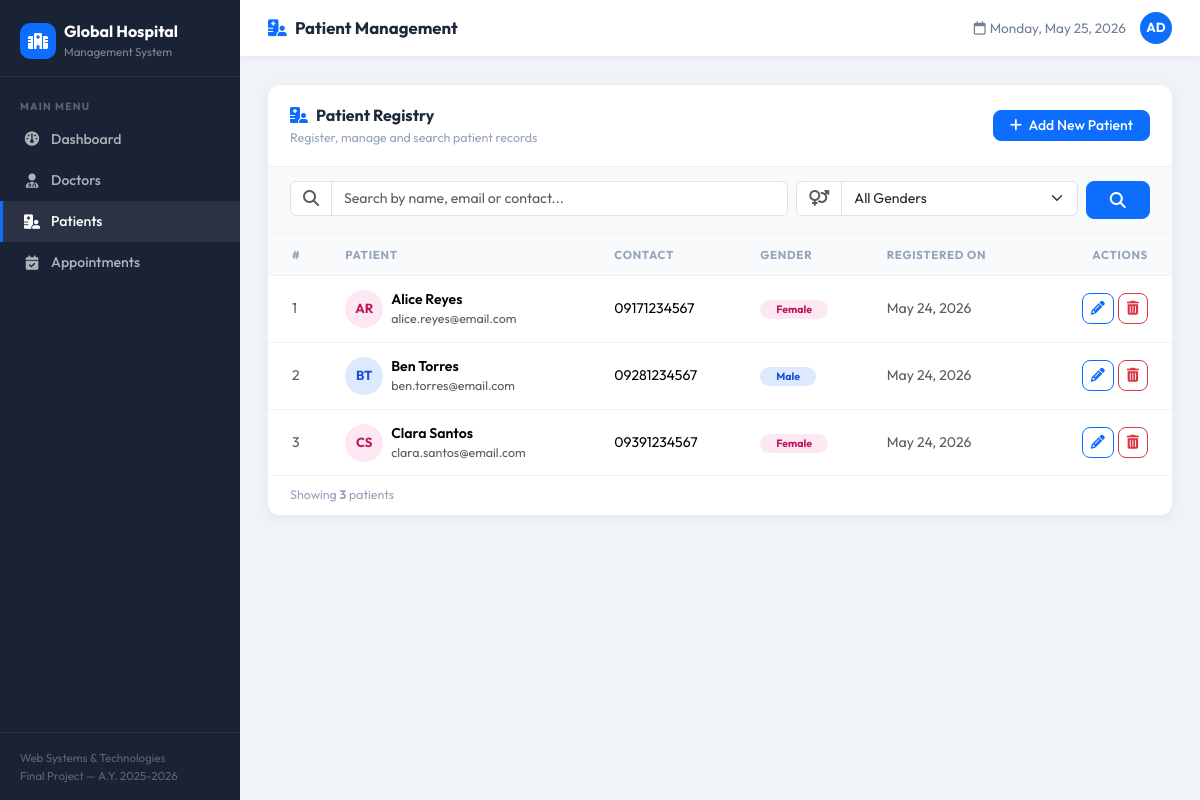
Page /patients/index.php on the committed database.
### tables this page shows
CREATE TABLE `patreg` (
    `id`       int(11)      NOT NULL AUTO_INCREMENT,
    `fname`    varchar(50)  NOT NULL,
    `lname`    varchar(50)  NOT NULL,
    `email`    varchar(100) NOT NULL,
    `password` varchar(255) NOT NULL,
    `contact`  varchar(15)  NOT NULL,
    `gender`   enum('Male','Female','Other') NOT NULL DEFAULT 'Other',
    `created_at` datetime NOT NULL DEFAULT CURRENT_TIMESTAMP,
    PRIMARY KEY (`id`)
);

### patients/index.php (the view, shortened to what this page needs)
<?php
require_once '../includes/db.php';
$search = trim($_GET['search'] ?? '');
$sql = "SELECT * FROM patreg WHERE 1=1";
$params = [];
$sql .= " ORDER BY fname, lname";
$stmt = $pdo->prepare($sql); $stmt->execute($params);
$patients = $stmt->fetchAll();
require_once '../includes/header.php';
?>
<div class="card">
  <div class="card-header">
    <div>
      <div class="card-title"><i class="fa-solid fa-hospital-user text-primary me-2"></i>Patient Registry</div>
      <div class="card-subtitle">Register, manage and search patient records</div>
    </div>
    <a href="/hospital/patients/create.php" class="btn btn-primary btn-sm px-3"><i class="fa-solid fa-plus me-1"></i> Add New Patient</a>
  </div>
  <div class="filter-bar">
    <form method="GET" class="row g-2">
      <div class="col-md-7">
        <div class="input-group">
          <span class="input-group-text"><i class="fa-solid fa-magnifying-glass text-muted"></i></span>
          <input type="text" name="search" class="form-control" placeholder="Search by name, email or contact..." value="<?= htmlspecialchars($search) ?>">
        </div>
      </div>
      <div class="col-md-4">
        <div class="input-group">
          <span class="input-group-text"><i class="fa-solid fa-venus-mars text-muted"></i></span>
          <select name="gender" class="form-select" onchange="this.form.submit()">
            <option value="">All Genders</option>
          </select>
        </div>
      </div>
      <div class="col-md-1"><button type="submit" class="btn btn-primary w-100"><i class="fa-solid fa-magnifying-glass"></i></button></div>
    </form>
  </div>
  <div class="table-responsive">
    <table class="table table-hover mb-0">
      <thead><tr><th class="ps-4">#</th><th>Patient</th><th>Contact</th><th>Gender</th><th>Registered On</th><th class="text-end pe-4">Actions</th></tr></thead>
      <tbody>
        <?php
        $gBg   = ['Male'=>'#dbeafe','Female'=>'#fce7f3','Other'=>'#fef9c3'];
        $gText = ['Male'=>'#1d4ed8','Female'=>'#be185d','Other'=>'#854d0e'];
        if (empty($patients)): ?>
        <tr><td colspan="6" class="text-center py-5"><i class="fa-solid fa-user-slash fa-2x text-muted mb-2 d-block"></i><span class="text-muted">No patients found.</span></td></tr>
        <?php else: foreach ($patients as $i => $p):
          $bg   = $gBg[$p['gender']]   ?? '#f1f5f9';
          $tc   = $gText[$p['gender']] ?? '#64748b';
          $init = strtoupper(substr($p['fname'],0,1).substr($p['lname'],0,1)); ?>
        <tr>
          <td class="ps-4 text-muted"><?= $i+1 ?></td>
          <td>
            <div class="d-flex align-items-center gap-2">
              <div class="avatar" style="background:<?= $bg ?>;color:<?= $tc ?>;"><?= htmlspecialchars($init) ?></div>
              <div><div class="fw-semibold"><?= htmlspecialchars($p['fname'].' '.$p['lname']) ?></div><div class="text-muted" style="font-size:0.78rem;"><?= htmlspecialchars($p['email']) ?></div></div>
            </div>
          </td>
          <td><?= htmlspecialchars($p['contact']) ?></td>
          <td><span class="badge rounded-pill px-3 py-1" style="background:<?= $bg ?>;color:<?= $tc ?>;"><?= htmlspecialchars($p['gender']) ?></span></td>
          <td class="text-muted"><?= date('M j, Y', strtotime($p['created_at'])) ?></td>
          <td class="text-end pe-4">
            <div class="d-inline-flex gap-1">
              <a href="/hospital/patients/edit.php?id=<?= $p['id'] ?>" class="btn btn-sm btn-outline-primary"><i class="fa-solid fa-pencil"></i></a>
              <button class="btn btn-sm btn-outline-danger" data-delete-url="/hospital/patients/delete.php?id=<?= $p['id'] ?>" data-delete-name="<?= htmlspecialchars($p['fname'].' '.$p['lname']) ?>"><i class="fa-solid fa-trash-can"></i></button>
            </div>
          </td>
        </tr>
        <?php endforeach; endif; ?>
      </tbody>
    </table>
  </div>
  <?php if (!empty($patients)): ?>
  <div class="card-footer-note">Showing <strong><?= count($patients) ?></strong> patient<?= count($patients)!==1?'s':'' ?></div>
  <?php endif; ?>
</div>
<?php require_once '../includes/footer.php'; ?>

### includes/header.php (style rules this page uses)
:root { --primary:#0d6efd;--sidebar-bg:#1a2236;--sidebar-width:240px }
* { box-sizing:border-box }
body { font-family:'Outfit',sans-serif;background:#f0f4f8;color:#2b3a4a;margin:0 }
.card { background:#fff;border-radius:12px;border:none;box-shadow:0 2px 14px rgba(0,0,0,0.06) }
.card-header { background:#fff;border-bottom:1px solid #edf2f7;border-radius:12px 12px 0 0!important;padding:18px 22px;display:flex;align-items:center;justify-content:space-between;flex-wrap:wrap;gap:10px }
.card-header .card-title { font-weight:700;font-size:1rem;margin:0;color:#1e293b }
.card-header .card-subtitle { font-size:0.78rem;color:#94a3b8;margin-top:2px }
.btn { border-radius:8px;font-weight:500;transition:transform 0.15s }
.table th { font-size:0.72rem;font-weight:700;text-transform:uppercase;letter-spacing:0.7px;color:#94a3b8;background:#f8fafc;padding:12px 16px;border-bottom:1px solid #edf2f7 }
.table td { padding:13px 16px;vertical-align:middle;border-bottom:1px solid #f0f4f8;font-size:0.88rem }
.table tbody tr:last-child td { border-bottom:none }
.avatar { width:38px;height:38px;border-radius:50%;display:flex;align-items:center;justify-content:center;font-weight:700;font-size:0.82rem;flex-shrink:0 }
.filter-bar { background:#f8fafc;border-bottom:1px solid #edf2f7;padding:14px 22px }
.input-group-text { background:#fff;border-color:#dee2e6 }
.form-control,.form-select { border-color:#dee2e6;font-size:0.88rem }
.card-footer-note { border-top:1px solid #f0f4f8;padding:10px 22px;background:#fff;font-size:0.78rem;color:#94a3b8;border-radius:0 0 12px 12px }

### rows in the picture
patreg: init "AR", fname+lname "Alice Reyes", email "alice.reyes@email.com", contact "09171234567", gender "Female", created_at "May 24, 2026"
patreg: init "BT", fname+lname "Ben Torres", email "ben.torres@email.com", contact "09281234567", gender "Male", created_at "May 24, 2026"
patreg: init "CS", fname+lname "Clara Santos", email "clara.santos@email.com", contact "09391234567", gender "Female", created_at "May 24, 2026"

### other values in the picture
$title "Patient Management"
count($patients) "3"
